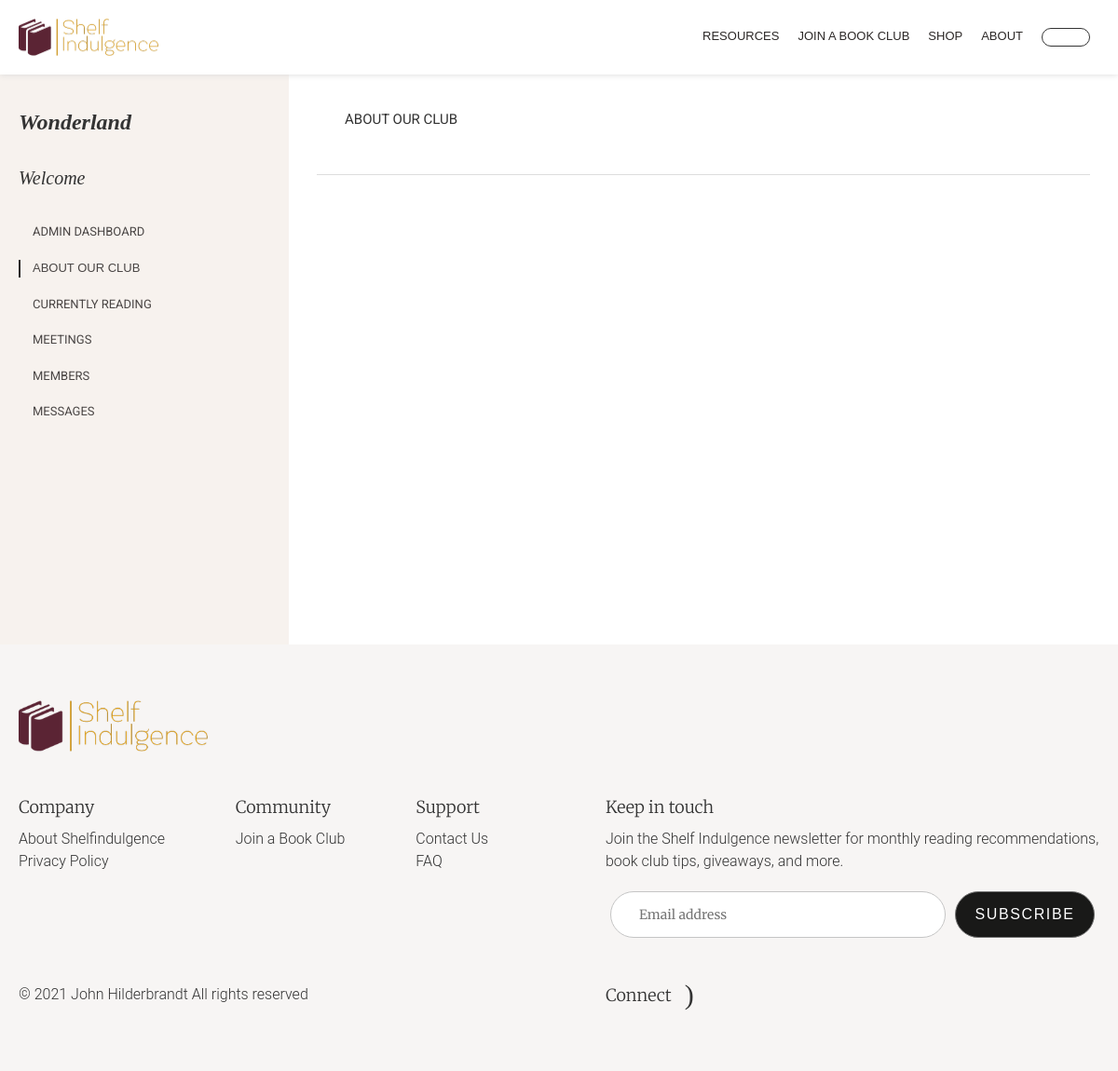
The app's page /about-our-club.php?clubname=wonderland, older data.
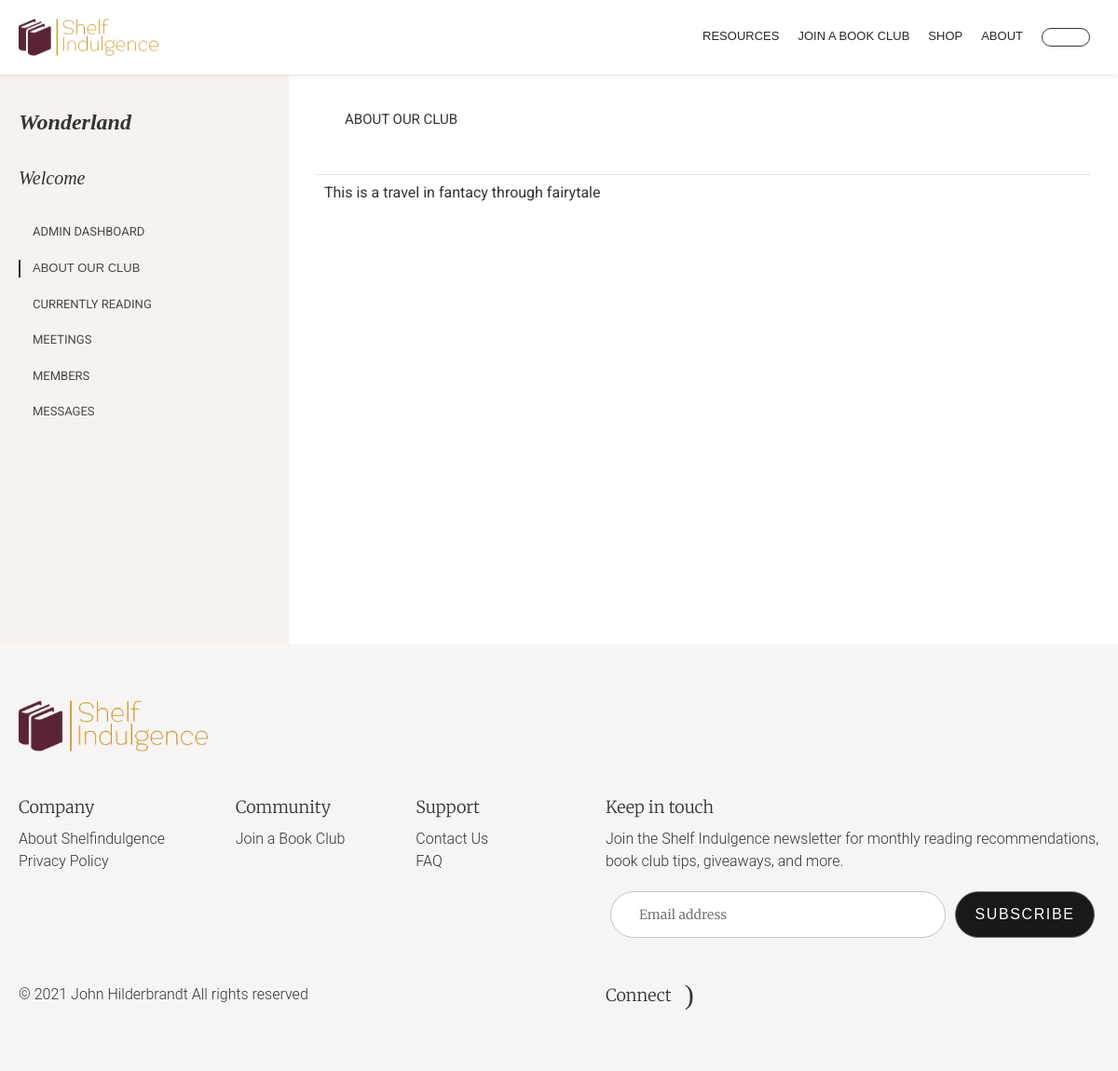
The same page, newer data.
### tables this page shows
CREATE TABLE IF NOT EXISTS `club` (
  `id` int(11) NOT NULL AUTO_INCREMENT,
  `clubname` varchar(75) NOT NULL,
  `cstate` varchar(75) NOT NULL,
  `ccity` varchar(75) NOT NULL,
  `ctype` varchar(75) NOT NULL,
  `about` text,
  PRIMARY KEY (`id`),
  UNIQUE KEY `clubname` (`clubname`)
);

### functions/database_functions.php (called while the page is built, shortened)
<?php
	function getClubByName($conn, $clubname){
		$query = "SELECT clubname, cstate, ccity, ctype, about FROM club WHERE clubname = '$clubname'";
		$result = mysqli_query($conn, $query);
		return $result;
	}
?>

### about-our-club.php (the view, shortened to what the changed rows need)
<?php
$clubname = $_GET['clubname'];
require_once "./functions/database_functions.php";
$conn = db_connect();
$result=getClubByName($conn, $clubname);
?>
<!DOCTYPE html>
<html lang="en">
<head>
    <link rel="stylesheet" href="static/css/vendors~main.css">
    <link rel="stylesheet" href="static/css/main.css">
    <link rel="stylesheet" href="static/css/AboutOurClubPage.css">
</head>
<body class="intent-mouse">
    <div id="root">
        <div>
            <div class="wrapper-container undefined">
                <main class="main-container" id="content">
                    <div class="profile-container meeting-container">
                        <div class="container-fluid">
                            <div class="row">
                                <div class="center">
                                    <div class="right-container">
                                        <div class="block-container about-club-container">
                                            <div class="book-list-container">
                                                <div class="block-content block-my-clubs block-list-meeting">
                                                    <div class="block-main-header">
                                                        <div class="block-header">
                                                            <h1 class="block-title">ABOUT OUR CLUB</h1>
                                                        </div>
                                                    </div>
                                                    <table class="table" style="margin-top: 20px">
                                                    <?php while($row = mysqli_fetch_assoc($result)){ ?>
                                                            <tr>
                                                                <td><?php echo $row['about']; ?></td>
                                                            </tr>
                                                        </table>
                                                            <?php } ?>
                                                </div>
                                            </div>
                                        </div>
                                    </div>
                                </div>
                            </div>
                        </div>
                    </div>
                </main>
            </div>
        </div>
    </div>
</body>
</html>

Row changes from the older to the newer data that the page shows:
changed club: about (not shown) → "This is a travel in fantacy through fairytale"
